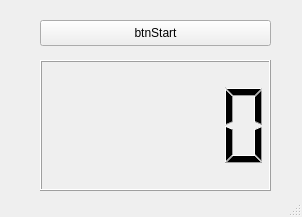
<?xml version="1.0" encoding="UTF-8"?>
<ui version="4.0">
 <class>MainWindow</class>
 <widget class="QMainWindow" name="MainWindow">
  <property name="geometry">
   <rect>
    <x>0</x>
    <y>0</y>
    <width>302</width>
    <height>217</height>
   </rect>
  </property>
  <property name="windowTitle">
   <string>MainWindow</string>
  </property>
  <widget class="QWidget" name="centralwidget">
   <widget class="QPushButton" name="btnPlay">
    <property name="geometry">
     <rect>
      <x>40</x>
      <y>20</y>
      <width>231</width>
      <height>26</height>
     </rect>
    </property>
    <property name="text">
     <string>btnStart</string>
    </property>
    <property name="checkable">
     <bool>true</bool>
    </property>
   </widget>
   <widget class="QLCDNumber" name="lcd">
    <property name="geometry">
     <rect>
      <x>40</x>
      <y>60</y>
      <width>231</width>
      <height>131</height>
     </rect>
    </property>
   </widget>
  </widget>
  <widget class="QStatusBar" name="statusbar"/>
 </widget>
 <resources/>
 <connections/>
</ui>
